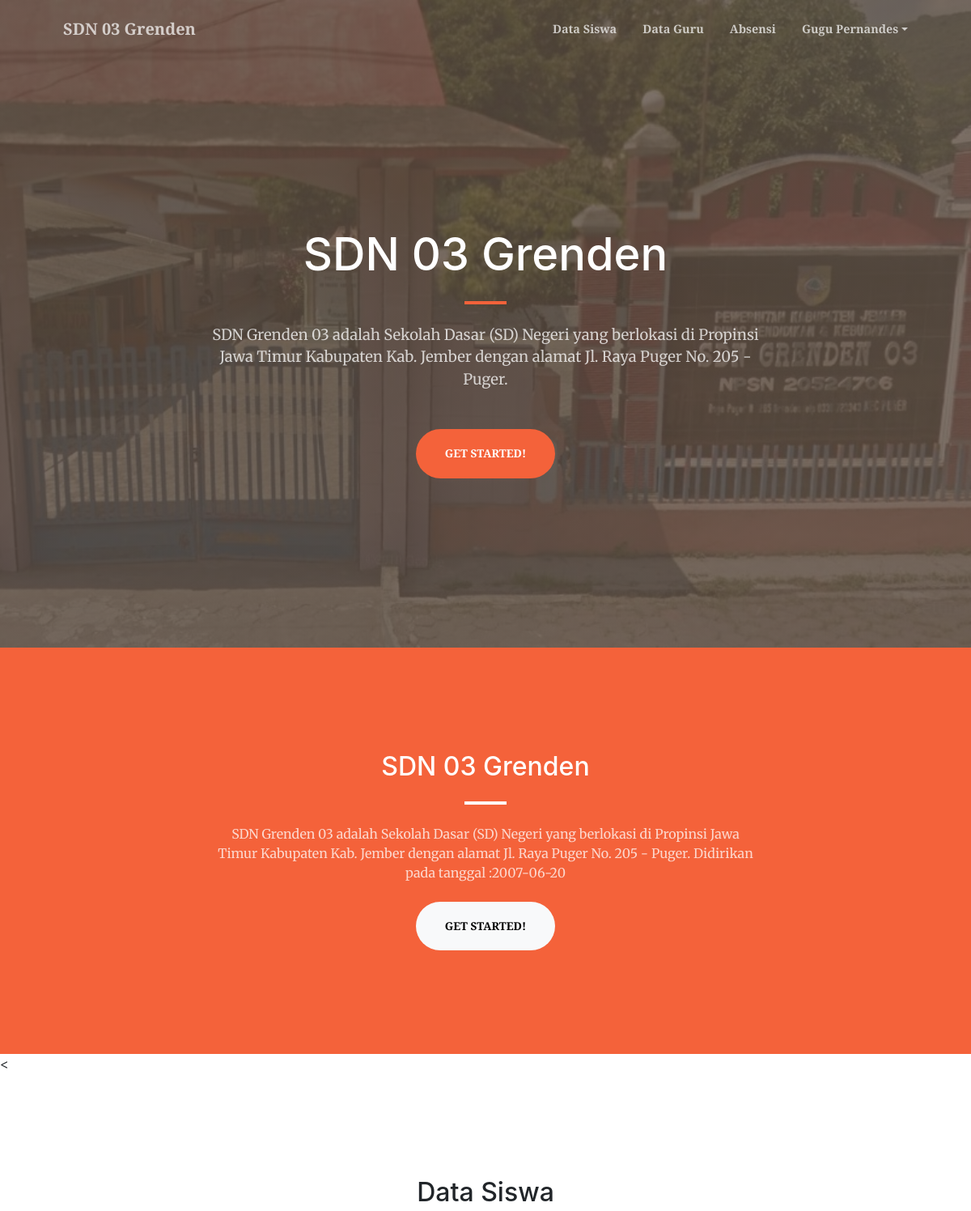
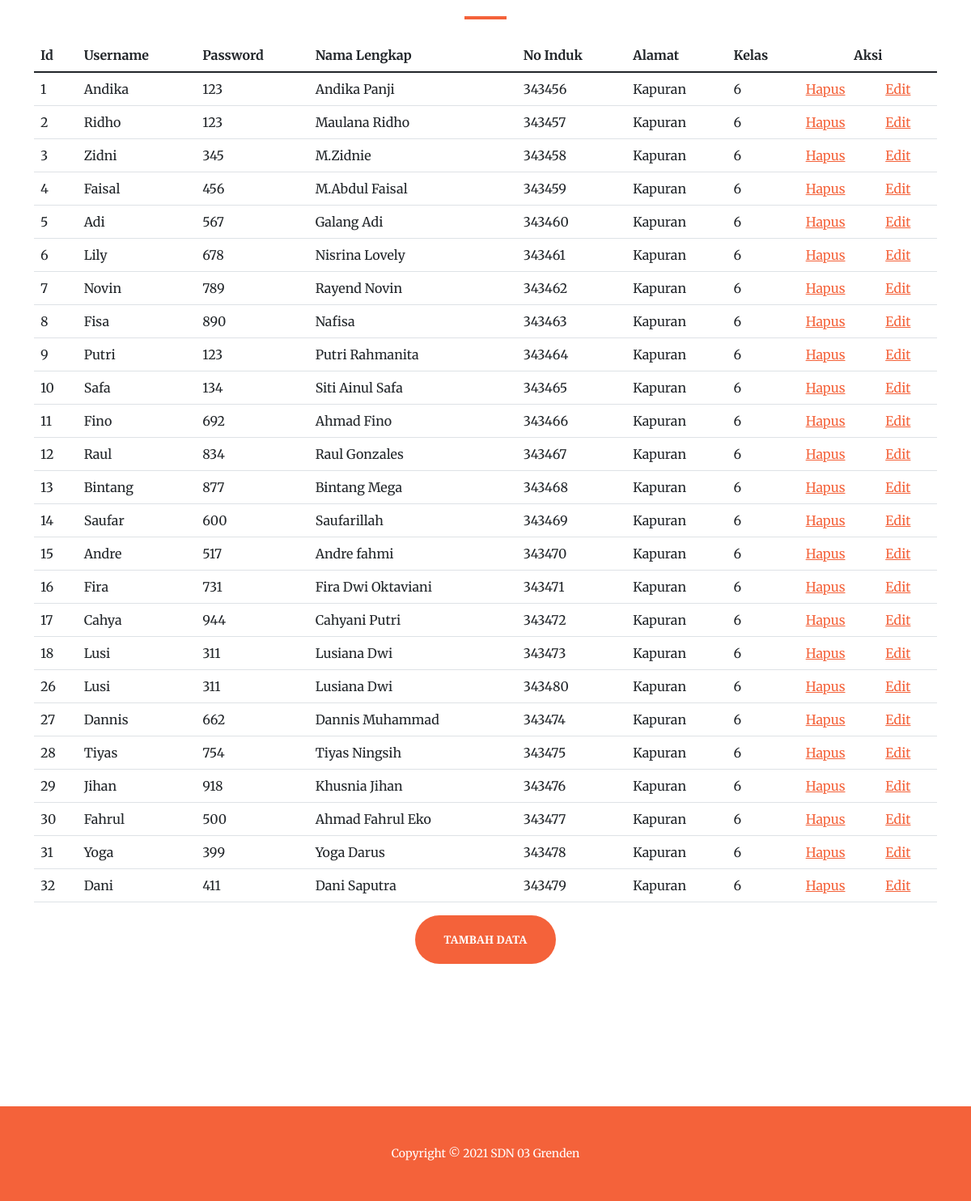
The app's page /tu_data_siswa.php (signed in) with its own data (2 pictures, top to bottom).
### tables this page shows
CREATE TABLE `data_siswa` (
  `id` int(30) NOT NULL,
  `username` varchar(30) NOT NULL,
  `password` varchar(30) NOT NULL,
  `nama_lengkap` varchar(30) NOT NULL,
  `nis` int(30) NOT NULL,
  `kelas` varchar(2) NOT NULL,
  `alamat_siswa` varchar(30) NOT NULL
);

### tu_data_siswa.php (the view, shortened to what this page needs)
<?php
$nama=$_SESSION["nama"];
?>
<?php
    include_once("config.php");
    $query = mysqli_query($kon, "Select * from data_siswa");
?>
<!DOCTYPE html>
<html lang="en">
<head>
    <link href="https://cdn.jsdelivr.net/npm/bootstrap-icons@1.5.0/font/bootstrap-icons.css" rel="stylesheet" />
    <link href="https://cdnjs.cloudflare.com/ajax/libs/SimpleLightbox/2.1.0/simpleLightbox.min.css" rel="stylesheet" />
    <link href="css/styles.css" rel="stylesheet" />
</head>
<body id="page-top">
<form action="" method="post">
    <nav class="navbar navbar-expand-lg navbar-light fixed-top py-3" id="mainNav">
        <div class="container px-4 px-lg-5">
            <a class="navbar-brand" href="tu_beranda.php">SDN 03 Grenden</a>
            <div class="collapse navbar-collapse" id="navbarResponsive">
                <ul class="navbar-nav ms-auto my-2 my-lg-0">
                <li class="nav-item"><a class="nav-link" href="tu_data_siswa.php">Data Siswa</a></li>
                    <li class="nav-item"><a class="nav-link" href="tu_data_guru.php">Data Guru</a></li>
                    <li class="nav-item"><a class="nav-link" href="tu_absensi.php">Absensi</a></li>
                    <li class="nav-item dropdown">
                        <a class="nav-link dropdown-toggle" data-bs-toggle="dropdown" href="#" role="button" aria-expanded="false"><?php echo $nama; ?></a>
                    </li>
                </ul>
            </div>
        </div>
    </nav>
    <header class="masthead">
        <div class="container px-4 px-lg-5 h-100">
            <div class="row gx-4 gx-lg-5 h-100 align-items-center justify-content-center text-center">
                <div class="col-lg-8 align-self-end">
                    <h1 class="text-white font-weight-bold">SDN 03 Grenden</h1>
                    <hr class="divider" />
                </div>
                <div class="col-lg-8 align-self-baseline">
                    <p class="text-white-75 mb-5">SDN Grenden 03 adalah Sekolah Dasar (SD) Negeri yang berlokasi di
                        Propinsi Jawa Timur Kabupaten Kab. Jember dengan alamat Jl. Raya Puger No. 205 - Puger.</p>
                    <a class="btn btn-primary btn-xl" href="#Data_Siswa">Get Started!</a>
                </div>
            </div>
        </div>
    </header>
    <section class="page-section bg-primary" id="Tentang">
        <div class="container px-4 px-lg-5">
            <div class="row gx-4 gx-lg-5 justify-content-center">
                <div class="col-lg-8 text-center">
                    <h2 class="text-white mt-0">SDN 03 Grenden</h2>
                    <hr class="divider divider-light" />
                    <p class="text-white-75 mb-4">SDN Grenden 03 adalah Sekolah Dasar (SD) Negeri yang berlokasi di
                        Propinsi Jawa Timur Kabupaten Kab. Jember dengan alamat Jl. Raya Puger No. 205 - Puger.
                        Didirikan pada tanggal :2007-06-20</p>
                    <a class="btn btn-light btn-xl" href="#Data_Siswa">Get Started!</a>
                </div>
            </div>
        </div>
    </section>
    <<section class="page-section" id="Data_Siswa">
        <div class="container px-9 px-lg-19">
            <div class="row gx-4 gx-lg-5 justify-content-center">
                <div class="col-lg-8 col-xl-6 text-center">
                    <h2 class="mt-0">Data Siswa </h2>
                    <hr class="divider" />
                </div>
            </div>
            <div class="row gx-4 gx-lg-5 justify-content-center mb-5">
                <div class="col-lg-15">
                <table class="table">
                    <thead>
                        <tr>
                        <th scope="col">Id</th>
                        <th scope="col">Username</th>
                        <th scope="col">Password</th>
                        <th scope="col">Nama Lengkap</th>
                        <th scope="col">No Induk</th>
                        <th scope="col">Alamat</th>
                        <th scope="col">Kelas</th>
                        <th colspan="2" class="text-center">Aksi</th>
                        </tr>
                    </thead>
                    <tbody>
                    <?php
                        while($data = mysqli_fetch_array($query)){
                            echo "<tr>";
                            echo "<td>".$data['id']."</td>";
                            echo "<td>".$data['username']."</td>";
                            echo "<td>".$data['password']."</td>";
                            echo "<td>".$data['nama_lengkap']."</td>";
                            echo "<td>".$data['nis']."</td>";
                            echo "<td>".$data['alamat_siswa']."</td>";
                            echo "<td>".$data['kelas']."</td>";
                            echo "<td><a href ='tu_hapus_data_siswa.php?id=".$data['id']."'>Hapus</td>";
                            echo "<td><a href ='tu_edit_data_siswa.php?id=".$data['id']."'>Edit</td>";
                            echo "</tr>";
                        }
                    ?>
                    </tbody>
                    </table>
                </div>
                <div class="col-lg-8 text-center">
                    <a class="btn btn-primary btn-xl" href="tu_tambah_data_siswa.php">Tambah Data</a>
                </div>
            </div>
        </div>
    </section>
    <footer class="bg-primary py-5">
        <div class="container px-4 px-lg-5">
            <div class="small text-center text-white">Copyright &copy; 2021 SDN 03 Grenden</div>
        </div>
    </footer>
</form>
</body>
</html>

### records on screen
data_siswa: id "1", username "Andika", password "123", nama_lengkap "Andika Panji", nis "343456", alamat_siswa "Kapuran", kelas "6"
data_siswa: id "2", username "Ridho", password "123", nama_lengkap "Maulana Ridho", nis "343457", alamat_siswa "Kapuran", kelas "6"
data_siswa: id "3", username "Zidni", password "345", nama_lengkap "M.Zidnie", nis "343458", alamat_siswa "Kapuran", kelas "6"
data_siswa: id "4", username "Faisal", password "456", nama_lengkap "M.Abdul Faisal", nis "343459", alamat_siswa "Kapuran", kelas "6"
data_siswa: id "5", username "Adi", password "567", nama_lengkap "Galang Adi", nis "343460", alamat_siswa "Kapuran", kelas "6"
data_siswa: id "6", username "Lily", password "678", nama_lengkap "Nisrina Lovely", nis "343461", alamat_siswa "Kapuran", kelas "6"
data_siswa: id "7", username "Novin", password "789", nama_lengkap "Rayend Novin", nis "343462", alamat_siswa "Kapuran", kelas "6"
data_siswa: id "8", username "Fisa", password "890", nama_lengkap "Nafisa", nis "343463", alamat_siswa "Kapuran", kelas "6"
data_siswa: id "9", username "Putri", password "123", nama_lengkap "Putri Rahmanita", nis "343464", alamat_siswa "Kapuran", kelas "6"
data_siswa: id "10", username "Safa", password "134", nama_lengkap "Siti Ainul Safa", nis "343465", alamat_siswa "Kapuran", kelas "6"
data_siswa: id "11", username "Fino", password "692", nama_lengkap "Ahmad Fino", nis "343466", alamat_siswa "Kapuran", kelas "6"
data_siswa: id "12", username "Raul", password "834", nama_lengkap "Raul Gonzales", nis "343467", alamat_siswa "Kapuran", kelas "6"
data_siswa: id "13", username "Bintang", password "877", nama_lengkap "Bintang Mega", nis "343468", alamat_siswa "Kapuran", kelas "6"
data_siswa: id "14", username "Saufar", password "600", nama_lengkap "Saufarillah", nis "343469", alamat_siswa "Kapuran", kelas "6"
data_siswa: id "15", username "Andre", password "517", nama_lengkap "Andre fahmi", nis "343470", alamat_siswa "Kapuran", kelas "6"
data_siswa: id "16", username "Fira", password "731", nama_lengkap "Fira Dwi Oktaviani", nis "343471", alamat_siswa "Kapuran", kelas "6"
data_siswa: id "17", username "Cahya", password "944", nama_lengkap "Cahyani Putri", nis "343472", alamat_siswa "Kapuran", kelas "6"
data_siswa: id "18", username "Lusi", password "311", nama_lengkap "Lusiana Dwi", nis "343473", alamat_siswa "Kapuran", kelas "6"
data_siswa: id "26", username "Lusi", password "311", nama_lengkap "Lusiana Dwi", nis "343480", alamat_siswa "Kapuran", kelas "6"
data_siswa: id "27", username "Dannis", password "662", nama_lengkap "Dannis Muhammad", nis "343474", alamat_siswa "Kapuran", kelas "6"
data_siswa: id "28", username "Tiyas", password "754", nama_lengkap "Tiyas Ningsih", nis "343475", alamat_siswa "Kapuran", kelas "6"
data_siswa: id "29", username "Jihan", password "918", nama_lengkap "Khusnia Jihan", nis "343476", alamat_siswa "Kapuran", kelas "6"
data_siswa: id "30", username "Fahrul", password "500", nama_lengkap "Ahmad Fahrul Eko", nis "343477", alamat_siswa "Kapuran", kelas "6"
data_siswa: id "31", username "Yoga", password "399", nama_lengkap "Yoga Darus", nis "343478", alamat_siswa "Kapuran", kelas "6"
data_siswa: id "32", username "Dani", password "411", nama_lengkap "Dani Saputra", nis "343479", alamat_siswa "Kapuran", kelas "6"

### other values on screen
$nama "Gugu Pernandes"
